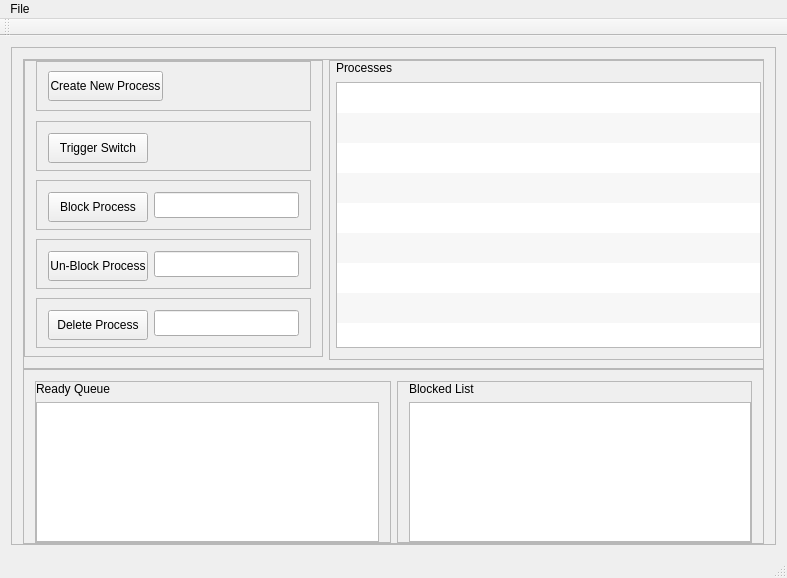
<?xml version="1.0" encoding="UTF-8"?>
<ui version="4.0">
 <class>MainWindow</class>
 <widget class="QMainWindow" name="MainWindow">
  <property name="geometry">
   <rect>
    <x>0</x>
    <y>0</y>
    <width>787</width>
    <height>578</height>
   </rect>
  </property>
  <property name="minimumSize">
   <size>
    <width>775</width>
    <height>520</height>
   </size>
  </property>
  <property name="windowTitle">
   <string>Dispatcher Simulator</string>
  </property>
  <widget class="QWidget" name="centralWidget">
   <layout class="QVBoxLayout" name="verticalLayout">
    <item>
     <widget class="QFrame" name="frame_5">
      <property name="frameShape">
       <enum>QFrame::StyledPanel</enum>
      </property>
      <property name="frameShadow">
       <enum>QFrame::Raised</enum>
      </property>
      <layout class="QVBoxLayout" name="verticalLayout_2">
       <property name="spacing">
        <number>0</number>
       </property>
       <property name="bottomMargin">
        <number>0</number>
       </property>
       <item>
        <widget class="QFrame" name="frame_2">
         <property name="frameShape">
          <enum>QFrame::StyledPanel</enum>
         </property>
         <property name="frameShadow">
          <enum>QFrame::Raised</enum>
         </property>
         <layout class="QHBoxLayout" name="horizontalLayout_3">
          <property name="leftMargin">
           <number>0</number>
          </property>
          <property name="topMargin">
           <number>0</number>
          </property>
          <property name="rightMargin">
           <number>0</number>
          </property>
          <item>
           <widget class="QFrame" name="frame_10">
            <property name="frameShape">
             <enum>QFrame::StyledPanel</enum>
            </property>
            <property name="frameShadow">
             <enum>QFrame::Raised</enum>
            </property>
            <layout class="QVBoxLayout" name="verticalLayout_5">
             <property name="spacing">
              <number>12</number>
             </property>
             <property name="topMargin">
              <number>0</number>
             </property>
             <item>
              <widget class="QFrame" name="frame_9">
               <property name="minimumSize">
                <size>
                 <width>0</width>
                 <height>50</height>
                </size>
               </property>
               <property name="maximumSize">
                <size>
                 <width>16777215</width>
                 <height>50</height>
                </size>
               </property>
               <property name="frameShape">
                <enum>QFrame::StyledPanel</enum>
               </property>
               <property name="frameShadow">
                <enum>QFrame::Raised</enum>
               </property>
               <layout class="QHBoxLayout" name="horizontalLayout_4">
                <property name="topMargin">
                 <number>0</number>
                </property>
                <property name="bottomMargin">
                 <number>0</number>
                </property>
                <item>
                 <widget class="QPushButton" name="pushButtonCreateTask">
                  <property name="minimumSize">
                   <size>
                    <width>112</width>
                    <height>30</height>
                   </size>
                  </property>
                  <property name="maximumSize">
                   <size>
                    <width>115</width>
                    <height>30</height>
                   </size>
                  </property>
                  <property name="text">
                   <string>Create New Process</string>
                  </property>
                  <property name="flat">
                   <bool>false</bool>
                  </property>
                 </widget>
                </item>
                <item>
                 <spacer name="horizontalSpacer">
                  <property name="orientation">
                   <enum>Qt::Horizontal</enum>
                  </property>
                  <property name="sizeHint" stdset="0">
                   <size>
                    <width>40</width>
                    <height>20</height>
                   </size>
                  </property>
                 </spacer>
                </item>
               </layout>
              </widget>
             </item>
             <item>
              <widget class="QFrame" name="frame_3">
               <property name="minimumSize">
                <size>
                 <width>0</width>
                 <height>50</height>
                </size>
               </property>
               <property name="frameShape">
                <enum>QFrame::StyledPanel</enum>
               </property>
               <property name="frameShadow">
                <enum>QFrame::Raised</enum>
               </property>
               <layout class="QHBoxLayout" name="horizontalLayout_5">
                <item>
                 <widget class="QPushButton" name="pushButtonSwitchProc">
                  <property name="minimumSize">
                   <size>
                    <width>100</width>
                    <height>30</height>
                   </size>
                  </property>
                  <property name="text">
                   <string>Trigger Switch</string>
                  </property>
                 </widget>
                </item>
                <item>
                 <spacer name="horizontalSpacer_2">
                  <property name="orientation">
                   <enum>Qt::Horizontal</enum>
                  </property>
                  <property name="sizeHint" stdset="0">
                   <size>
                    <width>40</width>
                    <height>20</height>
                   </size>
                  </property>
                 </spacer>
                </item>
               </layout>
              </widget>
             </item>
             <item>
              <widget class="QFrame" name="frame_11">
               <property name="minimumSize">
                <size>
                 <width>0</width>
                 <height>50</height>
                </size>
               </property>
               <property name="frameShape">
                <enum>QFrame::StyledPanel</enum>
               </property>
               <property name="frameShadow">
                <enum>QFrame::Raised</enum>
               </property>
               <layout class="QHBoxLayout" name="horizontalLayout_2">
                <item>
                 <widget class="QPushButton" name="pushButtonBlkProc">
                  <property name="minimumSize">
                   <size>
                    <width>100</width>
                    <height>30</height>
                   </size>
                  </property>
                  <property name="text">
                   <string>Block Process</string>
                  </property>
                 </widget>
                </item>
                <item>
                 <widget class="QLineEdit" name="lineEditBlk">
                  <property name="minimumSize">
                   <size>
                    <width>145</width>
                    <height>26</height>
                   </size>
                  </property>
                  <property name="maximumSize">
                   <size>
                    <width>300</width>
                    <height>16777215</height>
                   </size>
                  </property>
                  <property name="toolTip">
                   <string>Add the ID of the process 
you'd like to block</string>
                  </property>
                  <property name="clearButtonEnabled">
                   <bool>true</bool>
                  </property>
                 </widget>
                </item>
                <item>
                 <spacer name="horizontalSpacer_3">
                  <property name="orientation">
                   <enum>Qt::Horizontal</enum>
                  </property>
                  <property name="sizeHint" stdset="0">
                   <size>
                    <width>40</width>
                    <height>20</height>
                   </size>
                  </property>
                 </spacer>
                </item>
               </layout>
              </widget>
             </item>
             <item>
              <widget class="QFrame" name="frame_12">
               <property name="minimumSize">
                <size>
                 <width>0</width>
                 <height>50</height>
                </size>
               </property>
               <property name="frameShape">
                <enum>QFrame::StyledPanel</enum>
               </property>
               <property name="frameShadow">
                <enum>QFrame::Raised</enum>
               </property>
               <layout class="QHBoxLayout" name="horizontalLayout_6">
                <item>
                 <widget class="QPushButton" name="pushButtonUnBlk">
                  <property name="minimumSize">
                   <size>
                    <width>100</width>
                    <height>30</height>
                   </size>
                  </property>
                  <property name="text">
                   <string>Un-Block Process</string>
                  </property>
                 </widget>
                </item>
                <item>
                 <widget class="QLineEdit" name="lineEditUnBlk">
                  <property name="minimumSize">
                   <size>
                    <width>145</width>
                    <height>26</height>
                   </size>
                  </property>
                  <property name="maximumSize">
                   <size>
                    <width>300</width>
                    <height>16777215</height>
                   </size>
                  </property>
                  <property name="toolTip">
                   <string>Add the ID of the process 
you'd like to un-block</string>
                  </property>
                  <property name="clearButtonEnabled">
                   <bool>true</bool>
                  </property>
                 </widget>
                </item>
                <item>
                 <spacer name="horizontalSpacer_4">
                  <property name="orientation">
                   <enum>Qt::Horizontal</enum>
                  </property>
                  <property name="sizeHint" stdset="0">
                   <size>
                    <width>40</width>
                    <height>20</height>
                   </size>
                  </property>
                 </spacer>
                </item>
               </layout>
              </widget>
             </item>
             <item>
              <widget class="QFrame" name="frame_8">
               <property name="minimumSize">
                <size>
                 <width>0</width>
                 <height>50</height>
                </size>
               </property>
               <property name="frameShape">
                <enum>QFrame::StyledPanel</enum>
               </property>
               <property name="frameShadow">
                <enum>QFrame::Raised</enum>
               </property>
               <layout class="QHBoxLayout" name="horizontalLayout">
                <item>
                 <widget class="QPushButton" name="pushButtonDelProc">
                  <property name="minimumSize">
                   <size>
                    <width>100</width>
                    <height>30</height>
                   </size>
                  </property>
                  <property name="maximumSize">
                   <size>
                    <width>100</width>
                    <height>30</height>
                   </size>
                  </property>
                  <property name="text">
                   <string>Delete Process</string>
                  </property>
                 </widget>
                </item>
                <item>
                 <widget class="QLineEdit" name="lineEditDelete">
                  <property name="minimumSize">
                   <size>
                    <width>145</width>
                    <height>26</height>
                   </size>
                  </property>
                  <property name="maximumSize">
                   <size>
                    <width>300</width>
                    <height>16777215</height>
                   </size>
                  </property>
                  <property name="toolTip">
                   <string>Add the ID of the process 
you'd like to delete</string>
                  </property>
                  <property name="clearButtonEnabled">
                   <bool>true</bool>
                  </property>
                 </widget>
                </item>
                <item>
                 <spacer name="horizontalSpacer_5">
                  <property name="orientation">
                   <enum>Qt::Horizontal</enum>
                  </property>
                  <property name="sizeHint" stdset="0">
                   <size>
                    <width>40</width>
                    <height>20</height>
                   </size>
                  </property>
                 </spacer>
                </item>
               </layout>
              </widget>
             </item>
             <item>
              <spacer name="verticalSpacer">
               <property name="orientation">
                <enum>Qt::Vertical</enum>
               </property>
               <property name="sizeHint" stdset="0">
                <size>
                 <width>20</width>
                 <height>40</height>
                </size>
               </property>
              </spacer>
             </item>
            </layout>
           </widget>
          </item>
          <item>
           <widget class="QFrame" name="frame_7">
            <property name="minimumSize">
             <size>
              <width>450</width>
              <height>300</height>
             </size>
            </property>
            <property name="frameShape">
             <enum>QFrame::StyledPanel</enum>
            </property>
            <property name="frameShadow">
             <enum>QFrame::Raised</enum>
            </property>
            <layout class="QVBoxLayout" name="verticalLayout_3">
             <property name="spacing">
              <number>7</number>
             </property>
             <property name="leftMargin">
              <number>6</number>
             </property>
             <property name="topMargin">
              <number>0</number>
             </property>
             <property name="rightMargin">
              <number>6</number>
             </property>
             <item>
              <widget class="QLabel" name="label_3">
               <property name="text">
                <string>Processes</string>
               </property>
              </widget>
             </item>
             <item>
              <widget class="QTableWidget" name="tableProcesses">
               <property name="minimumSize">
                <size>
                 <width>425</width>
                 <height>0</height>
                </size>
               </property>
               <property name="maximumSize">
                <size>
                 <width>400</width>
                 <height>16777215</height>
                </size>
               </property>
               <property name="editTriggers">
                <set>QAbstractItemView::NoEditTriggers</set>
               </property>
               <property name="alternatingRowColors">
                <bool>true</bool>
               </property>
               <property name="selectionMode">
                <enum>QAbstractItemView::SingleSelection</enum>
               </property>
               <property name="selectionBehavior">
                <enum>QAbstractItemView::SelectRows</enum>
               </property>
               <property name="textElideMode">
                <enum>Qt::ElideMiddle</enum>
               </property>
               <property name="showGrid">
                <bool>false</bool>
               </property>
               <property name="rowCount">
                <number>8</number>
               </property>
               <attribute name="horizontalHeaderVisible">
                <bool>false</bool>
               </attribute>
               <attribute name="horizontalHeaderCascadingSectionResizes">
                <bool>false</bool>
               </attribute>
               <attribute name="horizontalHeaderHighlightSections">
                <bool>true</bool>
               </attribute>
               <attribute name="horizontalHeaderShowSortIndicator" stdset="0">
                <bool>false</bool>
               </attribute>
               <attribute name="horizontalHeaderStretchLastSection">
                <bool>true</bool>
               </attribute>
               <attribute name="verticalHeaderVisible">
                <bool>false</bool>
               </attribute>
               <row/>
               <row/>
               <row/>
               <row/>
               <row/>
               <row/>
               <row/>
               <row/>
               <column>
                <property name="text">
                 <string>Process ID</string>
                </property>
                <property name="textAlignment">
                 <set>AlignCenter</set>
                </property>
                <property name="background">
                 <color alpha="0">
                  <red>0</red>
                  <green>0</green>
                  <blue>0</blue>
                 </color>
                </property>
               </column>
               <column>
                <property name="text">
                 <string>Priority</string>
                </property>
                <property name="textAlignment">
                 <set>AlignCenter</set>
                </property>
               </column>
               <column>
                <property name="text">
                 <string>State</string>
                </property>
                <property name="textAlignment">
                 <set>AlignCenter</set>
                </property>
               </column>
              </widget>
             </item>
            </layout>
           </widget>
          </item>
         </layout>
        </widget>
       </item>
       <item>
        <widget class="QFrame" name="frame">
         <property name="frameShape">
          <enum>QFrame::StyledPanel</enum>
         </property>
         <property name="frameShadow">
          <enum>QFrame::Raised</enum>
         </property>
         <layout class="QGridLayout" name="gridLayout">
          <property name="bottomMargin">
           <number>0</number>
          </property>
          <item row="0" column="0">
           <widget class="QFrame" name="frame_6">
            <property name="frameShape">
             <enum>QFrame::StyledPanel</enum>
            </property>
            <property name="frameShadow">
             <enum>QFrame::Raised</enum>
            </property>
            <layout class="QGridLayout" name="gridLayout_5">
             <property name="leftMargin">
              <number>0</number>
             </property>
             <property name="topMargin">
              <number>0</number>
             </property>
             <property name="bottomMargin">
              <number>0</number>
             </property>
             <item row="1" column="0">
              <widget class="QListWidget" name="tableReady">
               <property name="minimumSize">
                <size>
                 <width>0</width>
                 <height>140</height>
                </size>
               </property>
              </widget>
             </item>
             <item row="0" column="0">
              <widget class="QLabel" name="label">
               <property name="text">
                <string>Ready Queue</string>
               </property>
              </widget>
             </item>
            </layout>
           </widget>
          </item>
          <item row="0" column="1">
           <widget class="QFrame" name="frame_4">
            <property name="frameShape">
             <enum>QFrame::StyledPanel</enum>
            </property>
            <property name="frameShadow">
             <enum>QFrame::Raised</enum>
            </property>
            <layout class="QGridLayout" name="gridLayout_3">
             <property name="topMargin">
              <number>0</number>
             </property>
             <property name="rightMargin">
              <number>0</number>
             </property>
             <property name="bottomMargin">
              <number>0</number>
             </property>
             <item row="1" column="0">
              <widget class="QListWidget" name="tableBlocked">
               <property name="minimumSize">
                <size>
                 <width>0</width>
                 <height>140</height>
                </size>
               </property>
              </widget>
             </item>
             <item row="0" column="0">
              <widget class="QLabel" name="label_2">
               <property name="text">
                <string>Blocked List</string>
               </property>
              </widget>
             </item>
            </layout>
           </widget>
          </item>
         </layout>
        </widget>
       </item>
      </layout>
     </widget>
    </item>
   </layout>
  </widget>
  <widget class="QMenuBar" name="menuBar">
   <property name="geometry">
    <rect>
     <x>0</x>
     <y>0</y>
     <width>787</width>
     <height>18</height>
    </rect>
   </property>
   <widget class="QMenu" name="menuFile">
    <property name="title">
     <string>File</string>
    </property>
    <addaction name="actionExit"/>
   </widget>
   <addaction name="menuFile"/>
  </widget>
  <widget class="QToolBar" name="mainToolBar">
   <property name="minimumSize">
    <size>
     <width>520</width>
     <height>0</height>
    </size>
   </property>
   <attribute name="toolBarArea">
    <enum>TopToolBarArea</enum>
   </attribute>
   <attribute name="toolBarBreak">
    <bool>false</bool>
   </attribute>
  </widget>
  <widget class="QStatusBar" name="statusBar"/>
  <action name="actionExit">
   <property name="text">
    <string>Exit</string>
   </property>
  </action>
 </widget>
 <layoutdefault spacing="6" margin="11"/>
 <resources/>
 <connections>
  <connection>
   <sender>actionExit</sender>
   <signal>triggered()</signal>
   <receiver>MainWindow</receiver>
   <slot>close()</slot>
   <hints>
    <hint type="sourcelabel">
     <x>-1</x>
     <y>-1</y>
    </hint>
    <hint type="destinationlabel">
     <x>366</x>
     <y>245</y>
    </hint>
   </hints>
  </connection>
  <connection>
   <sender>lineEditBlk</sender>
   <signal>returnPressed()</signal>
   <receiver>pushButtonBlkProc</receiver>
   <slot>click()</slot>
   <hints>
    <hint type="sourcelabel">
     <x>218</x>
     <y>199</y>
    </hint>
    <hint type="destinationlabel">
     <x>89</x>
     <y>199</y>
    </hint>
   </hints>
  </connection>
  <connection>
   <sender>lineEditUnBlk</sender>
   <signal>returnPressed()</signal>
   <receiver>pushButtonUnBlk</receiver>
   <slot>click()</slot>
   <hints>
    <hint type="sourcelabel">
     <x>218</x>
     <y>261</y>
    </hint>
    <hint type="destinationlabel">
     <x>89</x>
     <y>261</y>
    </hint>
   </hints>
  </connection>
  <connection>
   <sender>lineEditDelete</sender>
   <signal>returnPressed()</signal>
   <receiver>pushButtonDelProc</receiver>
   <slot>click()</slot>
   <hints>
    <hint type="sourcelabel">
     <x>218</x>
     <y>323</y>
    </hint>
    <hint type="destinationlabel">
     <x>89</x>
     <y>323</y>
    </hint>
   </hints>
  </connection>
 </connections>
</ui>
